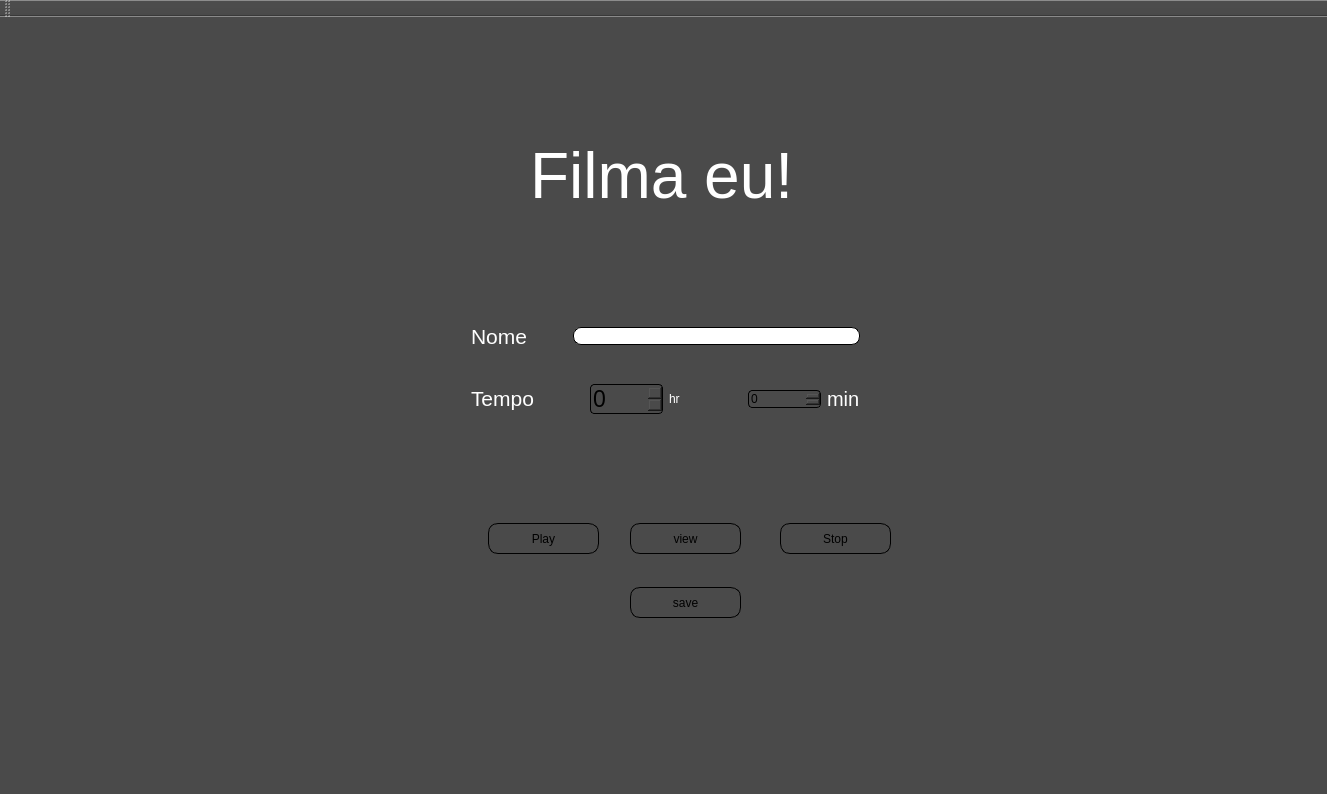
<?xml version="1.0" encoding="UTF-8"?>
<ui version="4.0">
 <class>MainWindow</class>
 <widget class="QMainWindow" name="MainWindow">
  <property name="geometry">
   <rect>
    <x>0</x>
    <y>0</y>
    <width>1327</width>
    <height>794</height>
   </rect>
  </property>
  <property name="cursor">
   <cursorShape>ArrowCursor</cursorShape>
  </property>
  <property name="windowTitle">
   <string>MainWindow</string>
  </property>
  <property name="styleSheet">
   <string notr="true">background-color: rgb(224, 217, 217);
background-color: rgb(241, 237, 237);
background-color: rgb(74, 74, 74);
</string>
  </property>
  <property name="toolButtonStyle">
   <enum>Qt::ToolButtonIconOnly</enum>
  </property>
  <property name="animated">
   <bool>true</bool>
  </property>
  <widget class="QWidget" name="centralWidget">
   <widget class="QLabel" name="label">
    <property name="geometry">
     <rect>
      <x>530</x>
      <y>100</y>
      <width>311</width>
      <height>121</height>
     </rect>
    </property>
    <property name="font">
     <font>
      <family>Liberation Sans</family>
     </font>
    </property>
    <property name="text">
     <string>&lt;html&gt;&lt;head/&gt;&lt;body&gt;&lt;p&gt;&lt;span style=&quot; font-size:48pt; color:#ffffff;&quot;&gt;Filma eu!&lt;/span&gt;&lt;/p&gt;&lt;/body&gt;&lt;/html&gt;</string>
    </property>
   </widget>
   <widget class="QPushButton" name="pushButtonStop">
    <property name="geometry">
     <rect>
      <x>780</x>
      <y>506</y>
      <width>111</width>
      <height>31</height>
     </rect>
    </property>
    <property name="styleSheet">
     <string notr="true">QPushButton {
    border: 1px solid black;
    border-radius: 10px;
    background-color: qlineargradient(x1: 0, y1: 0, x2: 0, y2: 1,
                                      stop: 0 #FFD4FF, stop: 1 green);
    min-width: 80px;
	color: black;
}

QPushButton:pressed {
    background-color: qlineargradient(x1: 0, y1: 0, x2: 0, y2: 1,
                                      stop: 0 #505050, stop: 1 black);
	color: white;
}

QPushButton:flat {
    border: none; /* no border for a flat push button */
}

QPushButton:default {
    border-color: navy; /* make the default button prominent */
}</string>
    </property>
    <property name="text">
     <string>Stop</string>
    </property>
   </widget>
   <widget class="QPushButton" name="pushButtonPlay">
    <property name="geometry">
     <rect>
      <x>488</x>
      <y>506</y>
      <width>111</width>
      <height>31</height>
     </rect>
    </property>
    <property name="styleSheet">
     <string notr="true">QPushButton {
    border: 1px solid black;
    border-radius: 10px;
    background-color: qlineargradient(x1: 0, y1: 0, x2: 0, y2: 1,
                                      stop: 0 #FFD4FF, stop: 1 green);
    min-width: 80px;
	color: black;
}

QPushButton:pressed {
    background-color: qlineargradient(x1: 0, y1: 0, x2: 0, y2: 1,
                                      stop: 0 #505050, stop: 1 black);
	color: white;
}

QPushButton:flat {
    border: none; /* no border for a flat push button */
}

QPushButton:default {
    border-color: navy; /* make the default button prominent */
}</string>
    </property>
    <property name="text">
     <string>Play</string>
    </property>
   </widget>
   <widget class="QStackedWidget" name="stackedWidget">
    <property name="enabled">
     <bool>true</bool>
    </property>
    <property name="geometry">
     <rect>
      <x>290</x>
      <y>240</y>
      <width>791</width>
      <height>241</height>
     </rect>
    </property>
    <property name="styleSheet">
     <string notr="true"/>
    </property>
    <property name="currentIndex">
     <number>0</number>
    </property>
    <widget class="QWidget" name="page">
     <widget class="QWidget" name="verticalLayoutWidget">
      <property name="geometry">
       <rect>
        <x>170</x>
        <y>40</y>
        <width>451</width>
        <height>161</height>
       </rect>
      </property>
      <layout class="QVBoxLayout" name="verticalLayout_2">
       <item>
        <layout class="QHBoxLayout" name="horizontalLayout">
         <item>
          <widget class="QLabel" name="label_2">
           <property name="text">
            <string>&lt;html&gt;&lt;head/&gt;&lt;body&gt;&lt;p&gt;&lt;span style=&quot; font-size:16pt; color:#ffffff;&quot;&gt;Nome&lt;/span&gt;&lt;/p&gt;&lt;/body&gt;&lt;/html&gt;</string>
           </property>
          </widget>
         </item>
         <item>
          <spacer name="verticalSpacer_2">
           <property name="orientation">
            <enum>Qt::Vertical</enum>
           </property>
           <property name="sizeHint" stdset="0">
            <size>
             <width>20</width>
             <height>40</height>
            </size>
           </property>
          </spacer>
         </item>
         <item>
          <spacer name="verticalSpacer">
           <property name="orientation">
            <enum>Qt::Vertical</enum>
           </property>
           <property name="sizeHint" stdset="0">
            <size>
             <width>20</width>
             <height>40</height>
            </size>
           </property>
          </spacer>
         </item>
         <item>
          <widget class="QLineEdit" name="lineEditNome">
           <property name="sizePolicy">
            <sizepolicy hsizetype="Expanding" vsizetype="Fixed">
             <horstretch>0</horstretch>
             <verstretch>0</verstretch>
            </sizepolicy>
           </property>
           <property name="styleSheet">
            <string notr="true">background-color: rgb(255, 255, 255);
border-radius: 8px;
border: 1px solid black;

</string>
           </property>
          </widget>
         </item>
         <item>
          <spacer name="verticalSpacer_6">
           <property name="orientation">
            <enum>Qt::Vertical</enum>
           </property>
           <property name="sizeHint" stdset="0">
            <size>
             <width>20</width>
             <height>40</height>
            </size>
           </property>
          </spacer>
         </item>
         <item>
          <spacer name="verticalSpacer_5">
           <property name="orientation">
            <enum>Qt::Vertical</enum>
           </property>
           <property name="sizeHint" stdset="0">
            <size>
             <width>20</width>
             <height>40</height>
            </size>
           </property>
          </spacer>
         </item>
        </layout>
       </item>
       <item>
        <layout class="QHBoxLayout" name="horizontalLayout_2">
         <item>
          <widget class="QLabel" name="label_3">
           <property name="text">
            <string>&lt;html&gt;&lt;head/&gt;&lt;body&gt;&lt;p&gt;&lt;span style=&quot; font-size:16pt; color:#ffffff;&quot;&gt;Tempo&lt;/span&gt;&lt;/p&gt;&lt;/body&gt;&lt;/html&gt;</string>
           </property>
          </widget>
         </item>
         <item>
          <spacer name="verticalSpacer_3">
           <property name="orientation">
            <enum>Qt::Vertical</enum>
           </property>
           <property name="sizeHint" stdset="0">
            <size>
             <width>20</width>
             <height>40</height>
            </size>
           </property>
          </spacer>
         </item>
         <item>
          <spacer name="verticalSpacer_4">
           <property name="orientation">
            <enum>Qt::Vertical</enum>
           </property>
           <property name="sizeHint" stdset="0">
            <size>
             <width>20</width>
             <height>40</height>
            </size>
           </property>
          </spacer>
         </item>
         <item>
          <widget class="QSpinBox" name="spinBoxHora">
           <property name="font">
            <font>
             <family>Ubuntu</family>
             <pointsize>17</pointsize>
             <weight>50</weight>
             <italic>false</italic>
             <bold>false</bold>
            </font>
           </property>
           <property name="focusPolicy">
            <enum>Qt::WheelFocus</enum>
           </property>
           <property name="styleSheet">
            <string notr="true">QSpinBox {
	font: 17pt &quot;Ubuntu&quot;;
    border: 1px solid black;
    border-radius: 4px;
    background-color: qlineargradient(x1: 0, y1: 0, x2: 0, y2: 1,
                                      stop: 0 #FFD4FF, stop: 1 green);
    min-width: 40px;
	color: black;
}</string>
           </property>
           <property name="maximum">
            <number>99</number>
           </property>
           <property name="singleStep">
            <number>1</number>
           </property>
          </widget>
         </item>
         <item>
          <widget class="QLabel" name="label_4">
           <property name="styleSheet">
            <string notr="true">font: 15pt &quot;Ubuntu&quot;;
color: rgb(255, 255, 255);</string>
           </property>
           <property name="text">
            <string>hr</string>
           </property>
          </widget>
         </item>
         <item>
          <widget class="QSpinBox" name="spinBoxMin">
           <property name="styleSheet">
            <string notr="true">QSpinBox {
	font: 17pt &quot;Ubuntu&quot;;
    border: 1px solid black;
    border-radius: 4px;
    background-color: qlineargradient(x1: 0, y1: 0, x2: 0, y2: 1,
                                      stop: 0 #FFD4FF, stop: 1 green);
    min-width: 40px;
	color: black;
}</string>
           </property>
           <property name="maximum">
            <number>59</number>
           </property>
           <property name="singleStep">
            <number>5</number>
           </property>
          </widget>
         </item>
         <item>
          <widget class="QLabel" name="label_5">
           <property name="font">
            <font>
             <pointsize>15</pointsize>
            </font>
           </property>
           <property name="styleSheet">
            <string notr="true">color: rgb(255, 255, 255);</string>
           </property>
           <property name="text">
            <string>min</string>
           </property>
          </widget>
         </item>
        </layout>
       </item>
       <item>
        <spacer name="horizontalSpacer_2">
         <property name="orientation">
          <enum>Qt::Horizontal</enum>
         </property>
         <property name="sizeHint" stdset="0">
          <size>
           <width>40</width>
           <height>20</height>
          </size>
         </property>
        </spacer>
       </item>
      </layout>
     </widget>
    </widget>
    <widget class="QWidget" name="page_2">
     <widget class="QTimeEdit" name="timeEdit">
      <property name="geometry">
       <rect>
        <x>160</x>
        <y>10</y>
        <width>211</width>
        <height>141</height>
       </rect>
      </property>
      <property name="font">
       <font>
        <pointsize>56</pointsize>
       </font>
      </property>
      <property name="cursor">
       <cursorShape>BlankCursor</cursorShape>
      </property>
      <property name="focusPolicy">
       <enum>Qt::WheelFocus</enum>
      </property>
      <property name="styleSheet">
       <string notr="true">border: 1px solid black;
background-color: rgb(255, 255, 255);
border-radius: 10px ;
 </string>
      </property>
      <property name="wrapping">
       <bool>false</bool>
      </property>
      <property name="frame">
       <bool>true</bool>
      </property>
      <property name="buttonSymbols">
       <enum>QAbstractSpinBox::NoButtons</enum>
      </property>
      <property name="keyboardTracking">
       <bool>true</bool>
      </property>
     </widget>
     <widget class="QProgressBar" name="progressBar">
      <property name="geometry">
       <rect>
        <x>210</x>
        <y>200</y>
        <width>381</width>
        <height>23</height>
       </rect>
      </property>
      <property name="sizePolicy">
       <sizepolicy hsizetype="Expanding" vsizetype="Fixed">
        <horstretch>0</horstretch>
        <verstretch>0</verstretch>
       </sizepolicy>
      </property>
      <property name="autoFillBackground">
       <bool>false</bool>
      </property>
      <property name="styleSheet">
       <string notr="true">QProgressBar::chunk { 
   font: 17pt &quot;Ubuntu&quot;;
   border-radius: 10px;
   border: 1px solid black;
	background-color: qlineargradient(x1: 0, y1: 0, x2: 0, y2: 1,
                                      stop: 0 #FFD4FF, stop: 1 green);
}

    

</string>
      </property>
      <property name="value">
       <number>0</number>
      </property>
      <property name="alignment">
       <set>Qt::AlignCenter</set>
      </property>
      <property name="invertedAppearance">
       <bool>false</bool>
      </property>
     </widget>
     <widget class="QWidget" name="verticalWidget" native="true">
      <property name="geometry">
       <rect>
        <x>430</x>
        <y>10</y>
        <width>221</width>
        <height>141</height>
       </rect>
      </property>
      <property name="styleSheet">
       <string notr="true">background-color: rgb(255, 255, 255);
 border: 1px solid black;
border-radius: 10px</string>
      </property>
      <layout class="QVBoxLayout" name="verticalLayout">
       <item>
        <spacer name="horizontalSpacer_4">
         <property name="orientation">
          <enum>Qt::Horizontal</enum>
         </property>
         <property name="sizeHint" stdset="0">
          <size>
           <width>40</width>
           <height>20</height>
          </size>
         </property>
        </spacer>
       </item>
       <item alignment="Qt::AlignHCenter">
        <widget class="QLabel" name="label_6">
         <property name="font">
          <font>
           <family>Liberation Sans</family>
           <pointsize>28</pointsize>
          </font>
         </property>
         <property name="styleSheet">
          <string notr="true">background-color: rgb(255, 255, 255);
border: none;</string>
         </property>
         <property name="text">
          <string>Vídeos</string>
         </property>
        </widget>
       </item>
       <item alignment="Qt::AlignHCenter">
        <widget class="QLabel" name="labelVideos">
         <property name="font">
          <font>
           <pointsize>28</pointsize>
          </font>
         </property>
         <property name="styleSheet">
          <string notr="true">border: none;</string>
         </property>
         <property name="text">
          <string>0</string>
         </property>
        </widget>
       </item>
       <item>
        <spacer name="horizontalSpacer_3">
         <property name="orientation">
          <enum>Qt::Horizontal</enum>
         </property>
         <property name="sizeHint" stdset="0">
          <size>
           <width>40</width>
           <height>20</height>
          </size>
         </property>
        </spacer>
       </item>
      </layout>
     </widget>
    </widget>
   </widget>
   <widget class="QPushButton" name="pushButton">
    <property name="geometry">
     <rect>
      <x>630</x>
      <y>570</y>
      <width>111</width>
      <height>31</height>
     </rect>
    </property>
    <property name="styleSheet">
     <string notr="true">QPushButton {
    border: 1px solid black;
    border-radius: 10px;
    background-color: qlineargradient(x1: 0, y1: 0, x2: 0, y2: 1,
                                      stop: 0 #FFD4FF, stop: 1 green);
    min-width: 80px;
	color: black;
}

QPushButton:pressed {
    background-color: qlineargradient(x1: 0, y1: 0, x2: 0, y2: 1,
                                      stop: 0 #505050, stop: 1 black);
	color: white;
}

QPushButton:flat {
    border: none; /* no border for a flat push button */
}

QPushButton:default {
    border-color: navy; /* make the default button prominent */
}</string>
    </property>
    <property name="text">
     <string>save</string>
    </property>
   </widget>
   <widget class="QPushButton" name="pushButton_2">
    <property name="geometry">
     <rect>
      <x>630</x>
      <y>506</y>
      <width>111</width>
      <height>31</height>
     </rect>
    </property>
    <property name="styleSheet">
     <string notr="true">QPushButton {
    border: 1px solid black;
    border-radius: 10px;
    background-color: qlineargradient(x1: 0, y1: 0, x2: 0, y2: 1,
                                      stop: 0 #FFD4FF, stop: 1 green);
    min-width: 80px;
	color: black;
}

QPushButton:pressed {
    background-color: qlineargradient(x1: 0, y1: 0, x2: 0, y2: 1,
                                      stop: 0 #505050, stop: 1 black);
	color: white;
}

QPushButton:flat {
    border: none; /* no border for a flat push button */
}

QPushButton:default {
    border-color: navy; /* make the default button prominent */
}</string>
    </property>
    <property name="text">
     <string>view</string>
    </property>
   </widget>
  </widget>
  <widget class="QMenuBar" name="menuBar">
   <property name="geometry">
    <rect>
     <x>0</x>
     <y>0</y>
     <width>1327</width>
     <height>25</height>
    </rect>
   </property>
  </widget>
  <widget class="QToolBar" name="mainToolBar">
   <attribute name="toolBarArea">
    <enum>TopToolBarArea</enum>
   </attribute>
   <attribute name="toolBarBreak">
    <bool>false</bool>
   </attribute>
  </widget>
  <widget class="QStatusBar" name="statusBar"/>
 </widget>
 <layoutdefault spacing="6" margin="11"/>
 <resources/>
 <connections/>
</ui>
